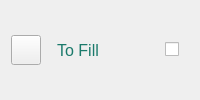
                  <widget class="QWidget" name="R3" native="true">
                   <property name="styleSheet">
                    <string notr="true">QWidget#R3{background: #E4E4E4; border: 1px solid transparent; border-radius: 3px;}</string>
                   </property>
                   <layout class="QHBoxLayout" name="horizontalLayout_15">
                    <item>
                     <widget class="QPushButton" name="pushButton_10">
                      <property name="minimumSize">
                       <size>
                        <width>30</width>
                        <height>30</height>
                       </size>
                      </property>
                      <property name="maximumSize">
                       <size>
                        <width>30</width>
                        <height>30</height>
                       </size>
                      </property>
                      <property name="text">
                       <string/>
                      </property>
                      <property name="icon">
                       <iconset resource="img.qrc">
                        <normaloff>:/images/scan.svg</normaloff>:/images/scan.svg</iconset>
                      </property>
                     </widget>
                    </item>
                    <item>
                     <spacer name="horizontalSpacer_40">
                      <property name="orientation">
                       <enum>Qt::Horizontal</enum>
                      </property>
                      <property name="sizeType">
                       <enum>QSizePolicy::Fixed</enum>
                      </property>
                      <property name="sizeHint" stdset="0">
                       <size>
                        <width>10</width>
                        <height>20</height>
                       </size>
                      </property>
                     </spacer>
                    </item>
                    <item>
                     <widget class="QPushButton" name="pushButton_11">
                      <property name="minimumSize">
                       <size>
                        <width>0</width>
                        <height>30</height>
                       </size>
                      </property>
                      <property name="maximumSize">
                       <size>
                        <width>16777215</width>
                        <height>30</height>
                       </size>
                      </property>
                      <property name="styleSheet">
                       <string notr="true">QPushButton{background: transparent; border: none; color: #1B7A6B; font-family: 'segoe ui'; font-size: 16px; }</string>
                      </property>
                      <property name="text">
                       <string>To Fill</string>
                      </property>
                     </widget>
                    </item>
                    <item>
                     <spacer name="horizontalSpacer_41">
                      <property name="orientation">
                       <enum>Qt::Horizontal</enum>
                      </property>
                      <property name="sizeHint" stdset="0">
                       <size>
                        <width>40</width>
                        <height>20</height>
                       </size>
                      </property>
                     </spacer>
                    </item>
                    <item>
                     <widget class="Switch" name="scanner_sw_9">
                      <property name="text">
                       <string/>
                      </property>
                     </widget>
                    </item>
                    <item>
                     <spacer name="horizontalSpacer_42">
                      <property name="orientation">
                       <enum>Qt::Horizontal</enum>
                      </property>
                      <property name="sizeType">
                       <enum>QSizePolicy::Fixed</enum>
                      </property>
                      <property name="sizeHint" stdset="0">
                       <size>
                        <width>10</width>
                        <height>20</height>
                       </size>
                      </property>
                     </spacer>
                    </item>
                   </layout>
                  </widget>
